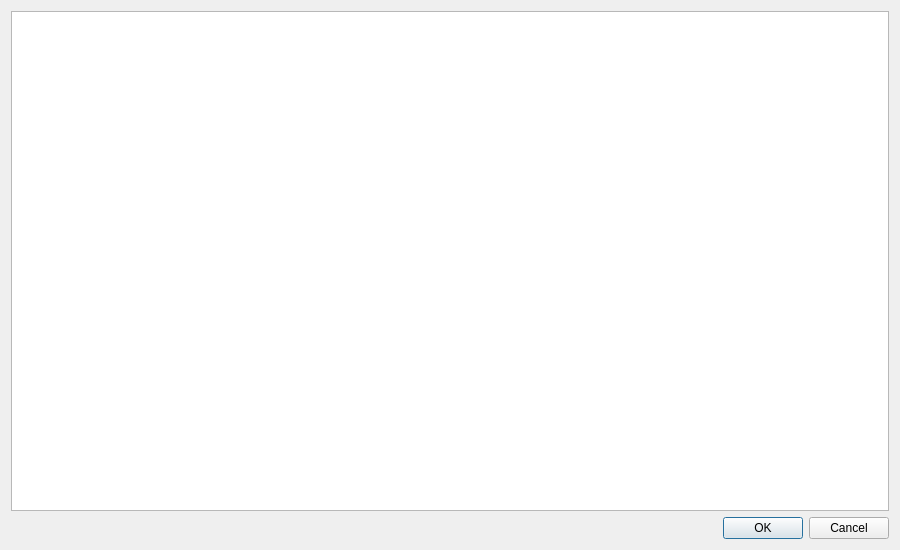
<?xml version="1.0" encoding="UTF-8"?>
<ui version="4.0">
 <class>DialogManual</class>
 <widget class="QDialog" name="DialogManual">
  <property name="geometry">
   <rect>
    <x>0</x>
    <y>0</y>
    <width>900</width>
    <height>550</height>
   </rect>
  </property>
  <property name="windowTitle">
   <string>Dialog</string>
  </property>
  <layout class="QVBoxLayout" name="verticalLayout">
   <item>
    <widget class="QTextEdit" name="textEdit">
     <property name="font">
      <font>
       <pointsize>10</pointsize>
      </font>
     </property>
    </widget>
   </item>
   <item>
    <widget class="QDialogButtonBox" name="buttonBox">
     <property name="orientation">
      <enum>Qt::Horizontal</enum>
     </property>
     <property name="standardButtons">
      <set>QDialogButtonBox::Cancel|QDialogButtonBox::Ok</set>
     </property>
    </widget>
   </item>
  </layout>
 </widget>
 <resources/>
 <connections>
  <connection>
   <sender>buttonBox</sender>
   <signal>accepted()</signal>
   <receiver>DialogManual</receiver>
   <slot>accept()</slot>
   <hints>
    <hint type="sourcelabel">
     <x>248</x>
     <y>254</y>
    </hint>
    <hint type="destinationlabel">
     <x>157</x>
     <y>274</y>
    </hint>
   </hints>
  </connection>
  <connection>
   <sender>buttonBox</sender>
   <signal>rejected()</signal>
   <receiver>DialogManual</receiver>
   <slot>reject()</slot>
   <hints>
    <hint type="sourcelabel">
     <x>316</x>
     <y>260</y>
    </hint>
    <hint type="destinationlabel">
     <x>286</x>
     <y>274</y>
    </hint>
   </hints>
  </connection>
 </connections>
</ui>
